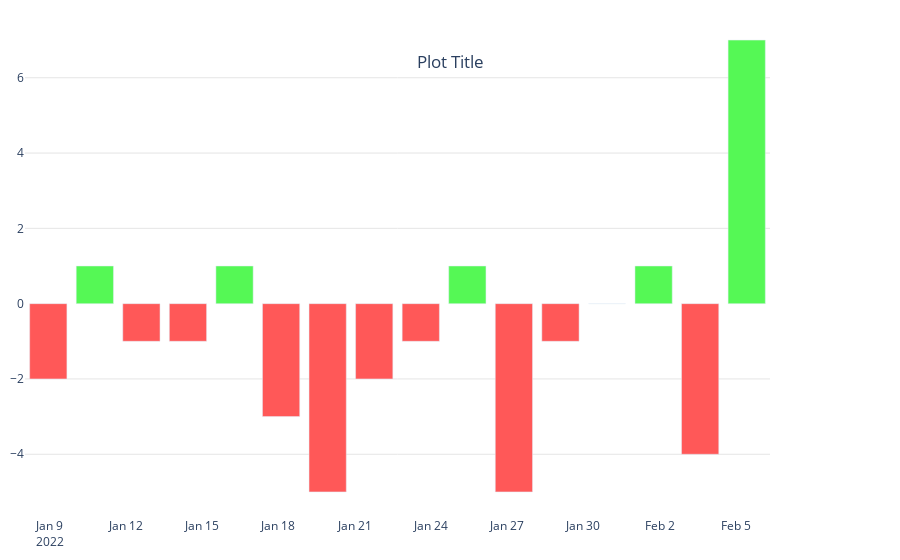

The notebook cell this image was saved under:
### Code cell
fig = go.Figure()

fig.add_trace(go.Bar(
    name='Net',
    y=net_emotion,
    x=binned_dates[1:],
    marker_color=colours
))

fig.update_layout(
    paper_bgcolor='white',
    plot_bgcolor='white',
    barmode='stack',
    title = {
        'text': "Plot Title",
        'y':0.9,
        'x':0.5,
        'xanchor': 'center',
        'yanchor': 'top'
    }
)

fig.update_yaxes(
    showgrid=True,
    gridwidth=1, 
    gridcolor='#E5E5E5'
)

fig.update_layout(margin=dict(l=10, b=20, r=130, t=15))

fig.show()

### Figure 1 — Plotly figure (JSON) as saved in the notebook; plotly's stock layout.template omitted (floating-point values rounded to 4 significant figures)
{"data": [{"marker": {"color": ["#FF5858", "#55F855", "#FF5858", "#FF5858", "#55F855", "#FF5858", "#FF5858", "#FF5858", "#FF5858", "#55F855", "#FF5858", "#FF5858", "#FF5858", "#55F855", "#FF5858", "#55F855"]}, "name": "Net", "type": "bar", "x": ["2022-01-08T22:36:30.455705", "2022-01-10T18:34:44.388831", "2022-01-12T14:32:58.321957", "2022-01-14T10:31:12.255083", "2022-01-16T06:29:26.188208", "2022-01-18T02:27:40.121334", "2022-01-19T22:25:54.054460", "2022-01-21T18:24:07.987586", "2022-01-23T14:22:21.920712", "2022-01-25T10:20:35.853838", "2022-01-27T06:18:49.786963", "2022-01-29T02:17:03.720089", "2022-01-30T22:15:17.653215", "2022-02-01T18:13:31.586341", "2022-02-03T14:11:45.519467", "2022-02-05T10:09:59.452592"], "y": [-2, 1, -1, -1, 1, -3, -5, -2, -1, 1, -5, -1, 0, 1, -4, 7]}], "layout": {"barmode": "stack", "margin": {"b": 20, "l": 10, "r": 130, "t": 15}, "paper_bgcolor": "white", "plot_bgcolor": "white", "title": {"text": "Plot Title", "x": 0.5, "xanchor": "center", "y": 0.9, "yanchor": "top"}, "yaxis": {"gridcolor": "#E5E5E5", "gridwidth": 1, "showgrid": true}}}
